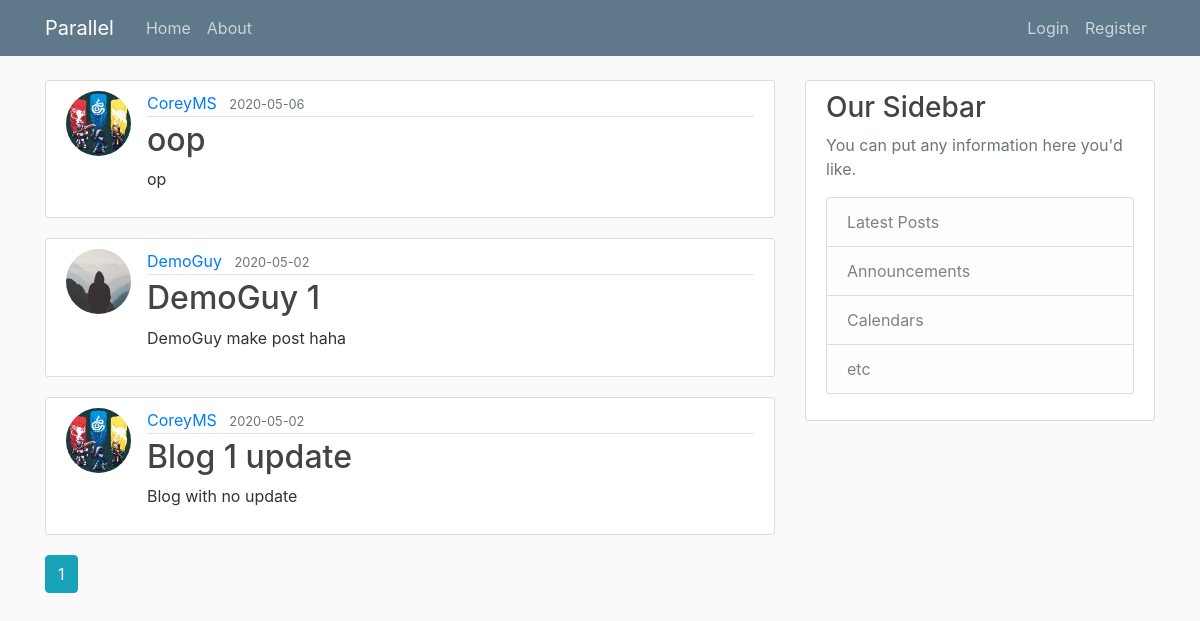
Page /home on the earlier database version.
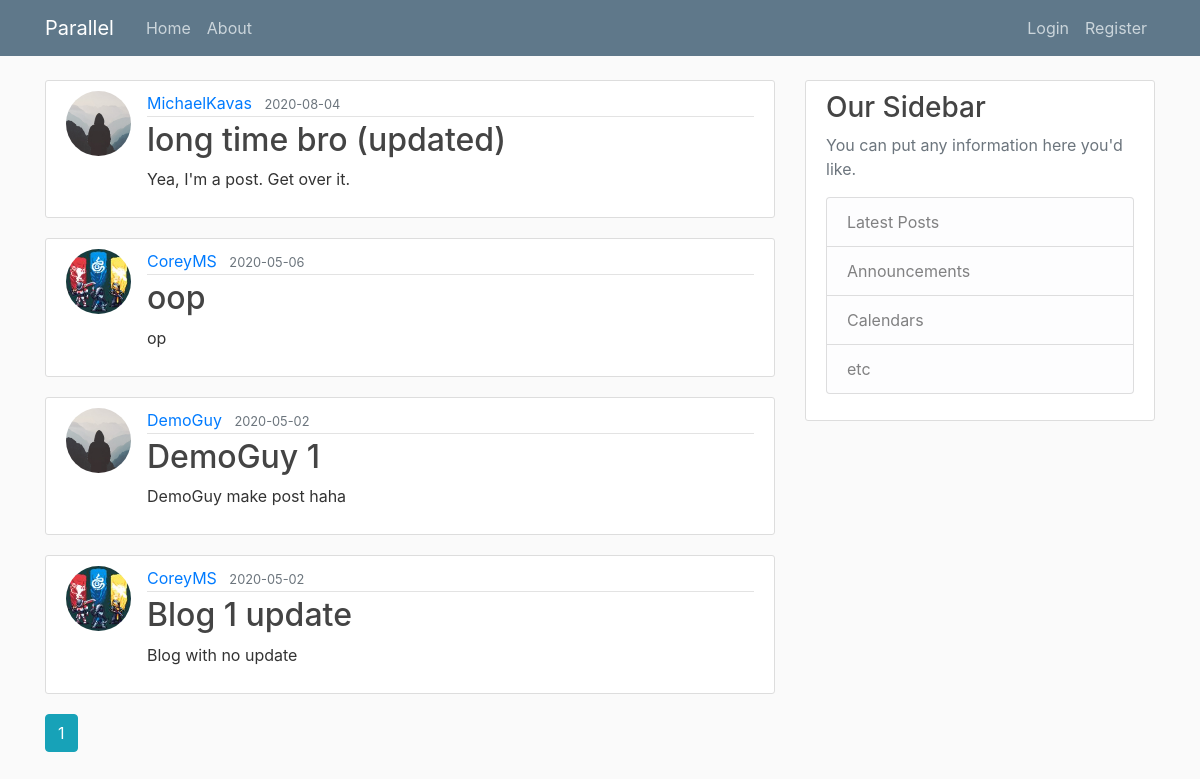
Same page on the later database version.
### parallel/models.py (models this page shows, shortened)
class Post(db.Model):
    id = db.Column(db.Integer, primary_key=True)
    title = db.Column(db.String(100), nullable=False)
    date_posted = db.Column(db.DateTime, nullable=False,
                            default=datetime.utcnow)
    content = db.Column(db.Text, nullable=False)
    user_id = db.Column(db.Integer, db.ForeignKey('user.id'), nullable=False)

class User(db.Model, UserMixin):
    id = db.Column(db.Integer, primary_key=True)
    username = db.Column(db.String(20), unique=True, nullable=False)
    email = db.Column(db.String(120), unique=True, nullable=False)
    image_file = db.Column(db.String(20), nullable=False,
                           default='default.jpg')
    password = db.Column(db.String(60), nullable=False)
    posts = db.relationship('Post', backref='author', lazy=True)

### parallel/main/routes.py (the view)
@main.route("/")
@main.route("/home")
def home():
    page = request.args.get('page', 1, type=int)
    posts = Post.query.order_by(Post.date_posted.desc()).paginate(page=page,
                                                                  per_page=5)
    return render_template('home.html', posts=posts)

### parallel/templates/home.html
{% extends 'layout.html' %}
{% block content %}
  {% for post in posts.items %}
    <article class="media content-section">
      <img class="rounded-circle article-img" src="{{ url_for('static', filename='profile_pics/' + post.author.image_file) }}">
      <div class="media-body">
        <div class="article-metadata">
          <a class="mr-2" href="{{ url_for('users.user_posts', username=post.author.username) }}">{{ post.author.username }}</a>
          <small class="text-muted">{{ post.date_posted.strftime('%Y-%m-%d') }}</small>
        </div>
        <h2><a class="article-title" href="{{ url_for('posts.post', post_id=post.id) }}">{{ post.title }}</a></h2>
        <p class="article-content">{{ post.content }}</p>
      </div>
    </article>
  {% endfor %}
  {% for page_num in posts.iter_pages(left_edge=1, right_edge=1, left_current=1, right_current=2) %}
    {% if page_num %}
      {% if posts.page == page_num %}
        <a class="btn btn-info mb-4" href="{{ url_for('main.home', page=page_num) }}">{{ page_num }}</a>
      {% else %}
        <a class="btn btn-outline-info mb-4" href="{{ url_for('main.home', page=page_num) }}">{{ page_num }}</a>
      {% endif %}
    {% else %}
      ...
    {% endif %}
  {% endfor %}
{% endblock content %}

Differences in the rows shown:
added Post: image_file (placeholder picture), author.username "MichaelKavas", date_posted "2020-08-04", title "long time bro (updated)", content "Yea, I'm a post. Get over it."
